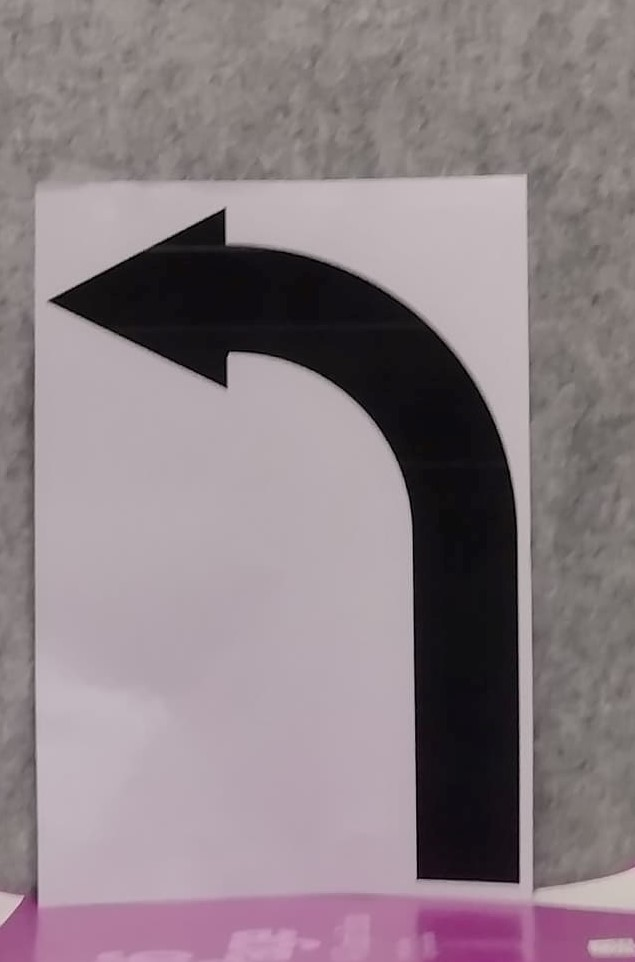
#> input picture Photos/zoomed_sign_left.jpg, 635 x 962 px, given in place of sign_left_still_.jpg, which was not available
$ python global_variables.py
#> lines starting #> are read from the running program, lines starting #| are printed output that depends on the picture; after the words box and inside, x2 and y2 are one past the last pixel; in counts of white or black regions, pixels touching at a corner belong together; pictures that were not available may be replaced by others from this repository, and a replacement may not be noted
### functions.py
from cmath import pi
import cv2 as cv
import numpy as np
import math
import sys
# from picamera.array import PiRGBArray
# from picamera import PiCamera
import time
import serial
# import RPi.GPIO as GPIO

# [23 lines left out: functions goStraight, TurnLeft, TurnRight, not called in this run]

# [21 lines of commented-out code are left out]
def frameRescale(frame, scale):
#> called with scale = 0.15
    width = int(frame.shape[1] * scale)
#> width = 95
    height = int(frame.shape[0] * scale)
#> height = 144
    dim = (width, height)
#> dim = (95, 144)
    return cv.resize(frame, dim, interpolation = cv.INTER_AREA)
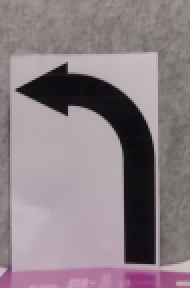
#> returned value: shape (144, 95, 3) (shown 2 times larger); mean of channels 0, 1, 2 133.1, 127.7, 140.1; drawn as B, G, R

# takes the ground directly in front of the car and manipulates it into birdseye view
# [119 lines left out: functions perspectiveShift, findMinY, findMaxY, findAverageX, gradientOfMask, direction and 2 more, not called in this run]

# [27 lines of commented-out code are left out]

def crop(frame):
    frame_x = frame.shape[1]
#> frame_x = 95
    frame_y = frame.shape[0]
#> frame_y = 144
    coords = np.float32([
        [frame_x * (0.2), frame_y * (0.5)], [frame_x * (0.8), frame_y * (0.5)],
        [frame_x * (0.2), frame_y], [frame_x, frame_y]
        ])
#> coords = [[19, 72], [76, 72], [19, 144], [95, 144]]
    transformed = np.float32([[0 ,0], [frame_x, 0], [0, frame_y], [frame_x, frame_y]])
#> transformed = [[0, 0], [95, 0], [0, 144], [95, 144]]

    matrix =  cv.getPerspectiveTransform(coords, transformed)
#> matrix = [[2.5, -3.08e-17, -47.5], [0, 4, -288], [0, 0.00694, 1]]
    return cv.warpPerspective(frame, matrix, (frame_x, frame_y))

### global_variables.py
import cv2 as cv
import numpy as np
from functions import frameRescale, crop

PERSPECTIVE_SHIFT_COORDS = [(), (), (), ()]

BLUE_LOWER = np.array([100, 93, 15])
BLUE_UPPER = np.array([120, 255, 255])
PURPLE_LOWER = np.array([135, 93, 15])
PURPLE_UPPER = np.array([155, 255, 255])
YELLOW_LOWER = np.array([15, 93, 15])
YELLOW_UPPER = np.array([30, 255, 255])
GREEN_LOWER = np.array([35, 40, 40])
GREEN_UPPER = np.array([65, 255, 255])

BLACK_LOWER = 30
BLACK_THRESHOLD = 100

#set GPIO Pins
GPIO_TRIGGER = 18
GPIO_ECHO = 24

# ??? Will need to test these parameters
CONTOUR_AREA_THRESHOLD_BLACK = 4000
CONTOUR_AREA_THRESHOLD_PURPLE = 500
CONTOUR_AREA_THRESHOLD_LINE = 400
SIMILARITY_THRESHOLD = 1
DURATION_OF_TURN = 5
GREEN_STOP_THRESHOLD = 10000

sign_left = crop(frameRescale(cv.imread("Photos/sign_left_still_.jpg"), 0.15))
sign_right = crop(frameRescale(cv.imread("Photos/sign_right_still_.jpg"), 0.15))
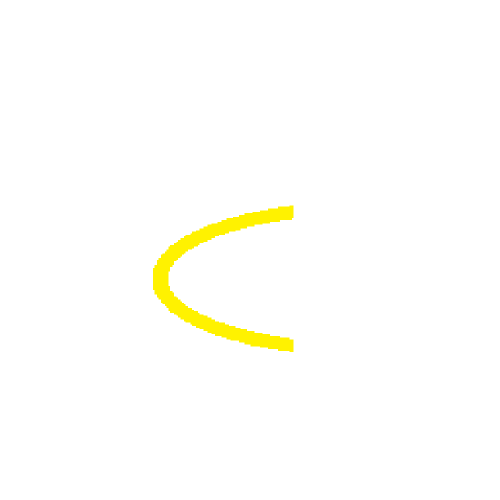
#> input picture Photos/curved_yellow.png, 1000 x 1000 px, given in place of sign_right_still_.jpg, which was not available (shown at 1/2 size)
#> call 2 of frameRescale, with scale = 0.15
#> in frameRescale (call 2), `width = int(frame.shape[1] * scale)`: width = 150
#> in frameRescale (call 2), `dim = (width, height)`: dim = (150, 150)
#> in frameRescale (call 2), `return cv.resize(frame, dim, interpolation = cv.INTER_AREA)`:
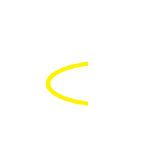
#> returned value: shape (150, 150, 3); mean of channels 0, 1, 2 250.5, 254.8, 255; drawn as B, G, R
#> in crop (call 2), `frame_x = frame.shape[1]`: frame_x = 150
#> in crop (call 2), `coords = np.float32([ [frame_x * (0.2), frame_y * (0.5)], [frame_x * (..`: coords = [[30, 75], [120, 75], [30, 150], [150, 150]]
#> in crop (call 2), `transformed = np.float32([[0 ,0], [frame_x, 0], [0, frame_y], [frame_x..`: transformed = [[0, 0], [150, 0], [0, 150], [150, 150]]
#> in crop (call 2), `matrix =  cv.getPerspectiveTransform(coords, transformed)`: matrix = [[2.5, 8.88e-17, -75], [0, 4, -300], [0, 0.00667, 1]]
#> in crop (call 2), `return cv.warpPerspective(frame, matrix, (frame_x, frame_y))`:
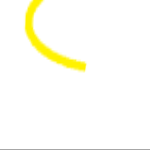
#> returned value: shape (150, 150, 3); mean of channels 0, 1, 2 244.6, 253.9, 254.4; drawn as B, G, R
grey_left = cv.cvtColor(cv.medianBlur(sign_left, 5), cv.COLOR_BGR2GRAY)
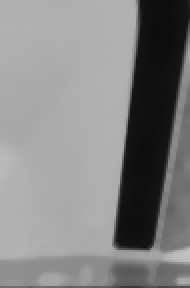
#> grey_left: shape (144, 95) (shown 2 times larger); min 12, max 194, mean 132.1
grey_right = cv.cvtColor(cv.medianBlur(sign_right, 5), cv.COLOR_BGR2GRAY)
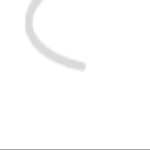
#> grey_right: shape (150, 150); min 167, max 255, mean 253
sign_left_mask = cv.inRange(grey_left, 0, BLACK_THRESHOLD)
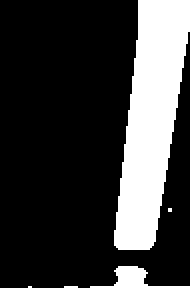
#> sign_left_mask: shape (144, 95) (shown 2 times larger); 22.9% white; 5 white regions (3 under 20 px)
sign_right_mask = cv.inRange(grey_right, 0, BLACK_THRESHOLD)
#> sign_right_mask: shape (150, 150); every value is 0
contours_left = cv.findContours(sign_left_mask, cv.RETR_EXTERNAL, cv.CHAIN_APPROX_SIMPLE)[0]
#> contours_left = 5 contours, 3 with area under 20; largest, box (x1, y1, x2, y2) and area: (57, 0, 95, 125) 2776, (45, 133, 95, 144) 135
contours_right = cv.findContours(sign_right_mask, cv.RETR_EXTERNAL, cv.CHAIN_APPROX_SIMPLE)[0]
#> contours_right = []
max_contour_left = contours_left[0]
#> max_contour_left = [[32, 143], [38, 143]]
#> (the run stopped early here; a loop or call above may not have finished)
